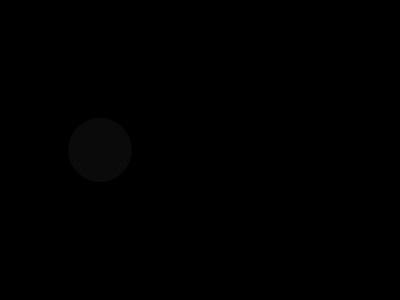
Frame 1 (no input)
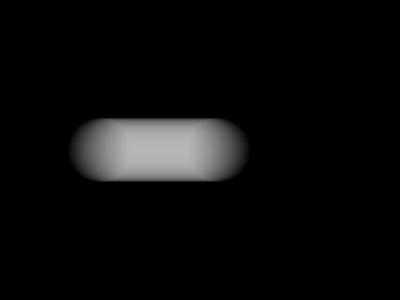
Frame 60 (no input)
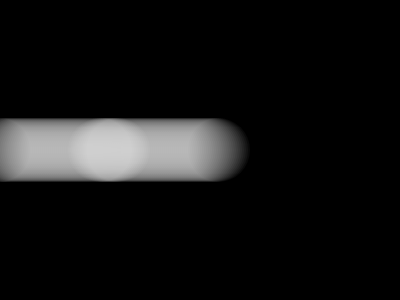
Frame 120 (the mouse pressed at the canvas centre since frame 60)

The p5.js sketch that drew these frames (run headless with seeded random() and noise() and a simulated clock; from frame 60 on, the mouse is pressed at the canvas centre):

// p5.js sketch
// ── sketch.js
// https://editor.p5js.org/jht9629-nyu/sketches/57DXiQJnK
// circleX buttons
// creating buttons to set variables

let circleX = 100;
let circleY = 150;
let circleSpeed = 2;
let circleDiam = 64;

function setup() {
  createCanvas(400, 300).mousePressed(function () {
    circleX = 0;
  })
  createButton('backg 0').mousePressed(function() {
    console.log('calling background');
    background(0);
  });
  createButton('down').mousePressed(function() {
    circleY = (circleY + 40) % height
  });
  background(0);
}

function draw() {
  // background(0);
  noStroke();
  // fill(255);
  fill(255, 10);
  circle(circleX, circleY, circleDiam);
  circleX = (circleX + circleSpeed) % width;
}

// https://editor.p5js.org/jht1493/sketches/L55nCCMds
// circleX buttons

// Move to myCanvas.mousePressed to allow buttons
// to work.
// function mousePressed() {
//   circleX = 0;
// }

// https://editor.p5js.org/jht1493/sketches/JVoQAP3aM
// variable circleX myCanvas

// Make Your Own (Make Your Own Variable)
// Code! Programming with p5.js
// The Coding Train / Daniel Shiffman
// https://thecodingtrain.com/beginners/p5js/2.2-make-your-own.html
// https://youtu.be/dRhXIIFp-ys

// Make Your Own Variable: https://editor.p5js.org/codingtrain/sketches/xPXNdPy17
// Growing Circle Exercise: https://editor.p5js.org/codingtrain/sketches/ehbMJ-otC

// https://www.youtube.com/watch?v=r5Iy3v1co0A
// Guest Tutorial #6: The Modulo Operator with Golan Levin
